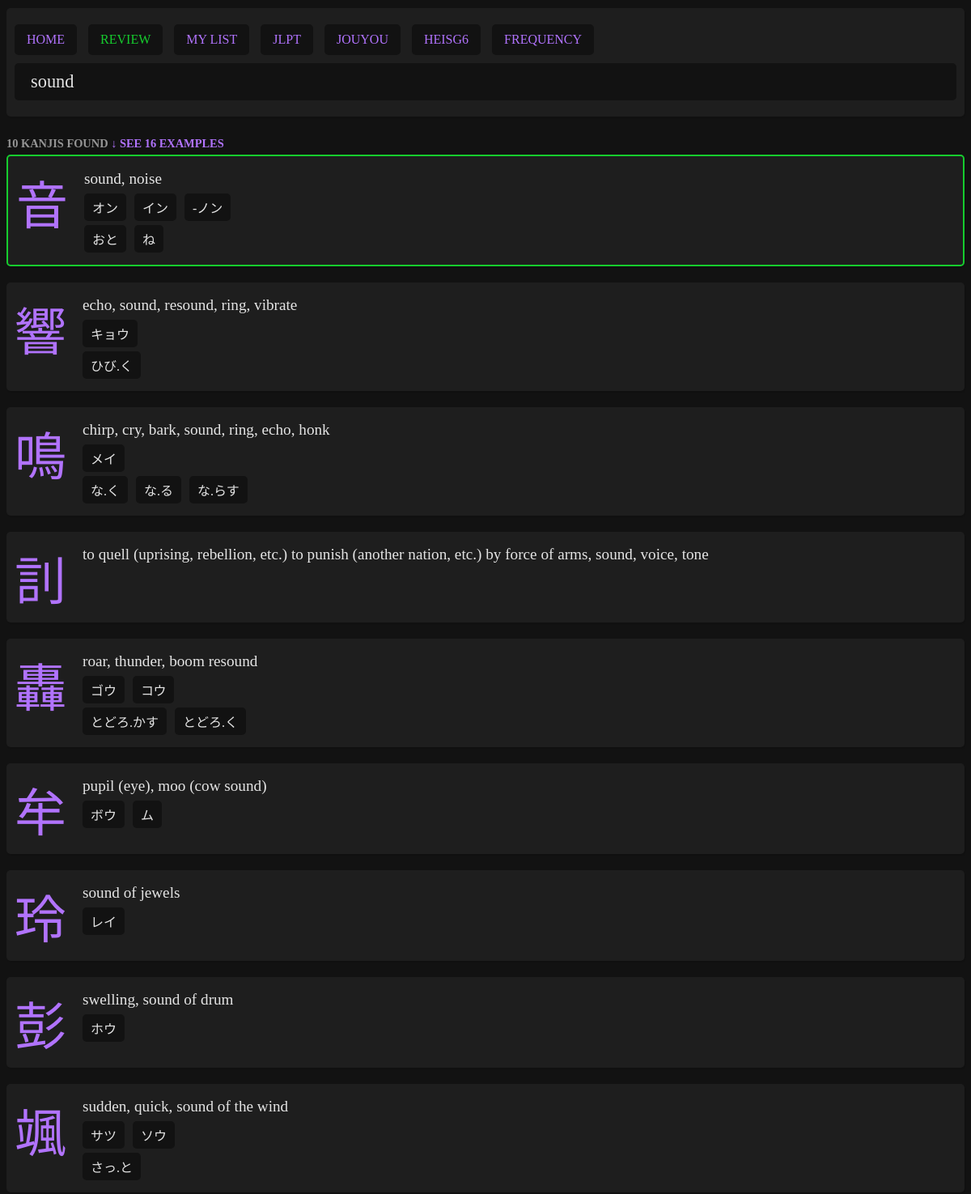
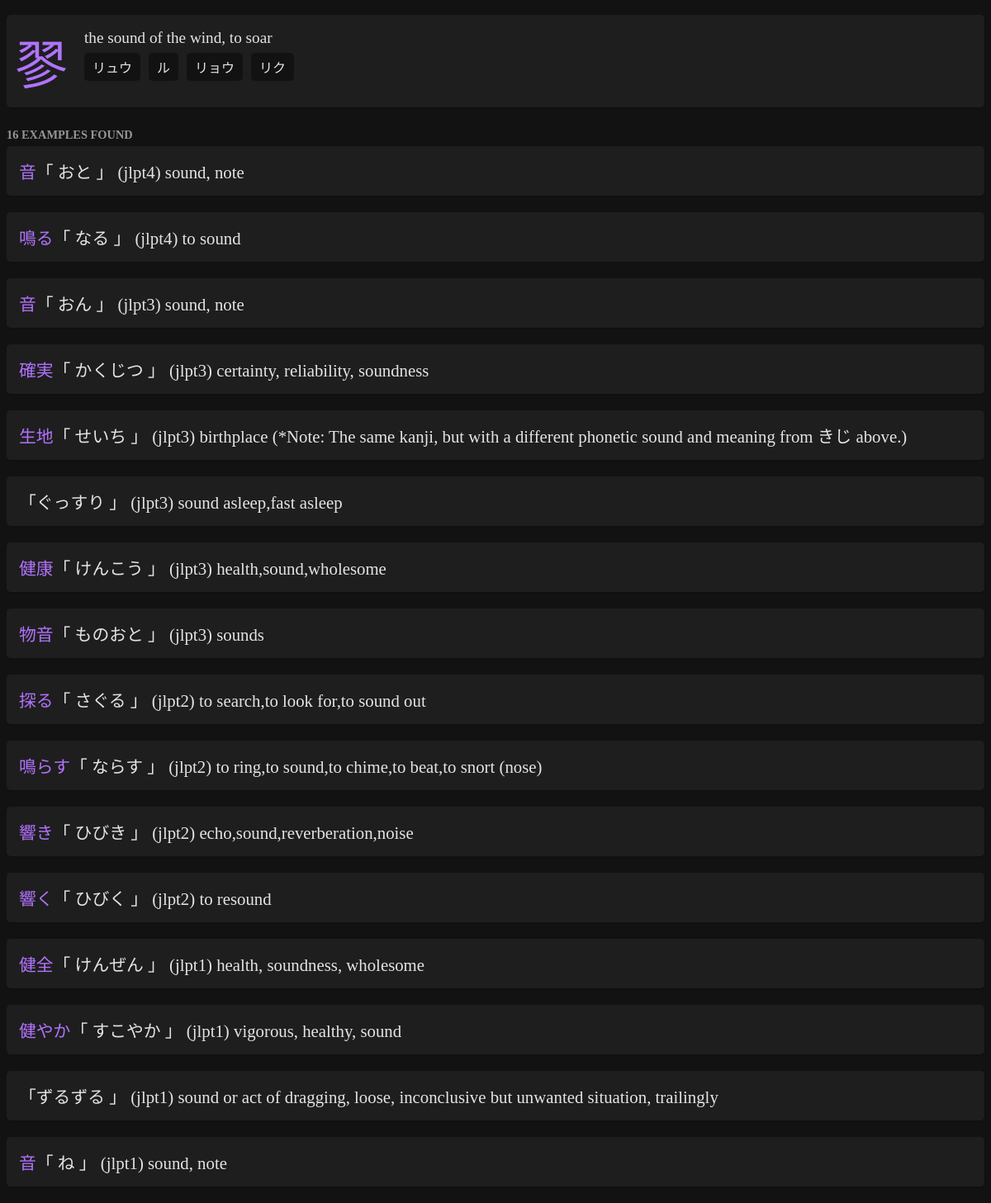
Page /pages/search.php?query=sound on the committed database (2 pictures, top to bottom).
### tables this page shows
CREATE TABLE "kanjis" (
	"literal"	TEXT NOT NULL UNIQUE,
	"meanings"	TEXT NOT NULL,
	"onReadings"	TEXT,
	"kunReadings"	TEXT,
	"strokes"	INTEGER,
	"jlpt"	INTEGER,
	"frequency"	INTEGER,
	"grade"	INTEGER,
	"heisg6"	INTEGER,
	"components"	TEXT,
	"other_forms"	TEXT,
	PRIMARY KEY("literal")
);

### pages/search.php (the view, shortened to what this page needs)
<?php
$myPDO = new PDO('sqlite:../data/kanjis.db');
$kanjis = [];
$examples = [];
if(isset($_GET['query'])) {
    if(empty($_GET['query'])) {
        $error = "Don't leave the search empty.";
    } else {
        if(itHasJapanese($_GET['query'])) {
            if(itHasKanji($_GET['query'])) {
                $kanjis = obtainKanjis($_GET['query'])[0];
                $qty = count($kanjis);
                $i = 0;
                $str = '';
                foreach($kanjis as $kanji) {
                    $i++;
                    $str .= " kanjis.literal = ?";
                    if($i != $qty) $str .= " OR";
                }
                $sql = "SELECT kanjis.*, kanjis_study.story, kanjis_study.score, kanjis_study.added FROM kanjis LEFT JOIN kanjis_study ON kanjis.literal = kanjis_study.literal WHERE " . $str;
                $stmt = $myPDO->prepare($sql);
                $results = $stmt->execute($kanjis);
                $kanjis = $stmt->fetchAll();
                $sql = "SELECT examples.*, examples_study.added FROM examples LEFT JOIN examples_study ON examples.id = examples_study.examples_id WHERE kanji LIKE ?";
                $stmt = $myPDO->prepare($sql);
                $results = $stmt->execute(['%'.$_GET['query'].'%']);
                $examples = $stmt->fetchAll();
            } else {
                if(isOnlyHiragana($_GET['query']) ) {
                    $hiragana = $_GET['query'];
                    $katakana = toKatakana($_GET['query']);
                    $sql = "SELECT kanjis.*, kanjis_study.story, kanjis_study.score, kanjis_study.added FROM kanjis LEFT JOIN kanjis_study ON kanjis.literal = kanjis_study.literal WHERE kanjis.onReadings LIKE ? OR kanjis.kunReadings LIKE ?";
                    $stmt = $myPDO->prepare($sql);
                    $results = $stmt->execute(['%'.$katakana.'%','%'.$hiragana.'%']);
                    $kanjis = $stmt->fetchAll();
                    $sql = "SELECT examples.*, examples_study.added FROM examples LEFT JOIN examples_study ON examples.id = examples_study.examples_id WHERE kana LIKE ?";
                    $stmt = $myPDO->prepare($sql);
                    $results = $stmt->execute(['%'.$_GET['query'].'%']);
                    $examples = $stmt->fetchAll();
                } elseif(isOnlyKatakana($_GET['query'])) {
                    $hiragana = toHiragana($_GET['query']);
                    $katakana = $_GET['query'];
                    $sql = "SELECT kanjis.*, kanjis_study.story, kanjis_study.score, kanjis_study.added FROM kanjis LEFT JOIN kanjis_study ON kanjis.literal = kanjis_study.literal WHERE kanjis.onReadings LIKE ? OR kanjis.kunReadings LIKE ?";
                    $stmt = $myPDO->prepare($sql);
                    $results = $stmt->execute(['%'.$katakana.'%','%'.$hiragana.'%']);
                    $kanjis = $stmt->fetchAll();
                    $sql = "SELECT examples.*, examples_study.added FROM examples LEFT JOIN examples_study ON examples.id = examples_study.examples_id WHERE kana LIKE ?";
                    $stmt = $myPDO->prepare($sql);
                    $results = $stmt->execute(['%'.$_GET['query'].'%']);
                    $examples = $stmt->fetchAll();
                } else {
                    $error = "When using kana only, use either hiragana or katakana but not both.";
                }
            }
        } else {
            if(strlen($_GET['query']) <= 2) {
                $error = "The query must be 3 characters minimum for English.";
            } else {
                $sql = <<<SQL
                SELECT
                    kanjis.*,
                    kanjis_study.story,
                    kanjis_study.score,
                    kanjis_study.added
                FROM kanjis
                LEFT JOIN kanjis_study
                ON kanjis.literal = kanjis_study.literal
                WHERE
                    meanings = ? OR
                    meanings LIKE ? OR
                    meanings LIKE ? OR
                    meanings LIKE ? OR
                    meanings LIKE ?
                ORDER BY CASE
                    WHEN meanings = ? THEN 1
                    WHEN meanings LIKE ? THEN 2
                    WHEN meanings LIKE ? THEN 3
                    WHEN meanings LIKE ? THEN 4
                    WHEN meanings LIKE ? THEN 5
                END
                SQL;
                $stmt = $myPDO->prepare($sql);
                $results = $stmt->execute([
                    $_GET['query'],
                    $_GET['query'].';%',
                    '%;'.$_GET['query'],
                    '%;'.$_GET['query'].';%',
                    '%'.$_GET['query'].'%',
                    $_GET['query'],
                    $_GET['query'].';%',
                    '%;'.$_GET['query'],
                    '%;'.$_GET['query'].';%',
                    '%'.$_GET['query'].'%'
                ]);
                $kanjis = $stmt->fetchAll();
                $sql = "SELECT examples.*, examples_study.added FROM examples LEFT JOIN examples_study ON examples.id = examples_study.examples_id WHERE meanings LIKE ?";
                $stmt = $myPDO->prepare($sql);
                $results = $stmt->execute(['%'.$_GET['query'].'%']);
                $examples = $stmt->fetchAll();
            }
        }
    }
}
?>
<?php require '../parts/header.php'; ?>
<?php if(!empty($error)): ?>
     <div class="error">
        <?php echo $error;?>
    </div>
<?php elseif(isset($_GET['query'])) :?>
    <?php if(!$kanjis): ?>
        <div class="card empty">
            No kanjis found.
        </div>
    <?php else: ?>
        <div class="title"><?php echo count($kanjis);?> kanjis found<?php if(!empty($examples)) echo ' <a href="#examples">↓ see '.count($examples).' examples</a>'; ?></div>
        <?php foreach($kanjis as $entry): ?>
        <div class="card search<?php if($entry['added'] == 1) echo ' added'; ?>">
            <div class="left">
                <div class="kanji"><a href="kanji.php?literal=<?php echo $entry['literal']; ?>"><?php echo $entry['literal']; ?></a></div>
            </div>
            <div class="right">
                <div class="meanings">
                    <?php echo str_replace(";", ", ", $entry['meanings']); ?>
                </div>
                <?php
                    if(!empty($entry['onReadings'])) {
                        echo '<div class="readings">';
                        $onReadingsArray = explode(";", $entry['onReadings']);
                        foreach($onReadingsArray as $onReading) {
                            echo '<div class="reading">'.$onReading.'</div>';
                        }
                        echo '</div>';
                    }
                ?>
                <?php
                    if(!empty($entry['kunReadings'])) {
                        echo '<div class="readings">';
                        $kunReadingsArray = explode(";", $entry['kunReadings']);
                        foreach($kunReadingsArray as $kunReading) {
                            echo '<div class="reading">'.$kunReading.'</div>';
                        }
                        echo '</div>';
                    }
                ?>
            </div>
        </div>
        <?php endforeach; ?>
    <?php endif;?>
    <?php if(!empty($examples)): ?>
        <div class="title" id="examples"><?php echo count($examples);?> examples found</div>
        <?php foreach($examples as $example): ?>
            <div class="card search search-word<?php if($example['added'] == 1) echo ' added'; ?>">
                <?php echo '<a href="search.php?query='.$example['kanji'].'">'.$example['kanji'].'</a>「'. $example['kana'].'」'; ?> (jlpt<?php echo $example['jlpt']; ?>)
                <?php echo $example['meanings']; ?>
            </div>
        <?php endforeach; ?>
    <?php endif; ?>
<?php endif;?>
<?php require '../parts/footer.php'; ?>

### parts/header.php (shortened to what this page needs)
<!DOCTYPE html>
<html lang="en">
<head>
    <link rel="stylesheet" href="../data/style.css">
</head>
<body>
<div class="content">
    <div class="header">
        <div class="header-actions">
            <a href="index.php">HOME</a>
            <form action="../actions/review.php" method="POST">
                <button type="submit" class="review">REVIEW</button>
            </form>
            <a href="list.php?list=my_list"<?php if(isset($_GET['list']) && $_GET['list'] == 'my_list') echo ' class="selected"';?>>MY LIST</a>
            <a href="list.php?list=jlpt"<?php if(isset($_GET['list']) && $_GET['list'] == 'jlpt') echo ' class="selected"';?>>JLPT</a>
            <a href="list.php?list=jouyou"<?php if(isset($_GET['list']) && $_GET['list'] == 'jouyou') echo ' class="selected"';?>>JOUYOU</a>
            <a href="list.php?list=heisg6"<?php if(isset($_GET['list']) && $_GET['list'] == 'heisg6') echo ' class="selected"';?>>HEISG6</a>
            <a href="list.php?list=frequency"<?php if(isset($_GET['list']) && $_GET['list'] == 'frequency') echo ' class="selected"';?>>FREQUENCY</a>
        </div>
        <div class="header-form">
            <form action="search.php" method="GET">
                <input type="search" placeholder="Search by literal, readings or meanings" name="query" value="<?php if(isset($_GET['query'])) echo $_GET['query'];?>">
            </form>
        </div>
    </div>

### parts/footer.php (shortened to what this page needs)
</div>
</body>
</html>

### data/style.css (style rules this page uses)
body { background:#121212; color:#e4e4e4; font-family: "NotoSansJP"; }
* { box-sizing: border-box; }
.content { max-width: 1200px; margin: 10px auto; }
.card, .header, .list { position:relative; background:#1e1e1e; display:flex; border-radius: 5px; box-shadow: 1px 2px 1px rgba(0, 0, 0, 0.1); margin-bottom:20px; }
.card.added { border:2px solid #16cc2e; }
.header { padding:10px; }
.card .right { display: flex; flex-direction: column; flex-grow: 2; align-items: flex-start; padding:10px; }
.card .left .kanji { font-family:"NotoSansJP", "BabelStoneHan"; font-size:120pt; padding:10px; }
.card .right .readings { display:flex; flex-wrap: wrap; flex-direction: row; justify-items: center; }
.card .right .meanings { font-size: 1.4em; margin:10px 0 ; }
.card .right .readings .reading, .card .right .component a { background-color:#121212; margin:0 10px 5px 0; padding:5px 10px; border-radius: 5px; font-family: "NotoSansJP"; }
.card.search .kanji { font-size:4em; }
.card.search .meanings { font-size: 1.2em; margin:7px 0; }
.search-word { padding:15px; vertical-align: middle; font-size:1.3em; }
button { cursor:pointer; background-color:#121212; padding:5px 10px; border-radius: 5px; font-family: "NotoSansJP"; text-transform: uppercase; font-size: 0.8em; border:none; }
.header input { background-color:#121212; padding:10px 20px; border-radius: 5px; font-family: "NotoSansJP","BabelStoneHan"; color:#e4e4e4; border:none; width:100%; font-size: 1.4em; margin-bottom:10px; }
.header form { width:100%; }
a, button { text-decoration: none; color:#b173fd; }
.header { display: flex; flex-direction: column; }
.header .header-actions a, .header button { background:#121212; padding:10px 15px; margin:10px 10px 10px 0; display:inline-block; border-radius: 5px; font-size:1em; }
.header form { display:inline; }
.review { color:#16cc2e; }
.title { text-transform: uppercase; color:#959595; font-weight: bold; font-size:0.9em; padding:5px 0; margin-top:5px; }

### rows in the picture
kanjis: literal "音", meanings "sound, noise", onReadings "オン", onReadings "イン", onReadings "-ノン", kunReadings "おと", kunReadings "ね"
kanjis: literal "響", meanings "echo, sound, resound, ring, vibrate", onReadings "キョウ", kunReadings "ひび.く"
kanjis: literal "鳴", meanings "chirp, cry, bark, sound, ring, echo, honk", onReadings "メイ", kunReadings "な.く", kunReadings "な.る", kunReadings "な.らす"
kanjis: literal "䚯", meanings "to quell (uprising, rebellion, etc.) to punish (another nation, etc.) by force of arms, sound, voice, tone"
kanjis: literal "轟", meanings "roar, thunder, boom resound", onReadings "ゴウ", onReadings "コウ", kunReadings "とどろ.かす", kunReadings "とどろ.く"
kanjis: literal "牟", meanings "pupil (eye), moo (cow sound)", onReadings "ボウ", onReadings "ム"
kanjis: literal "玲", meanings "sound of jewels", onReadings "レイ"
kanjis: literal "彭", meanings "swelling, sound of drum", onReadings "ホウ"
kanjis: literal "颯", meanings "sudden, quick, sound of the wind", onReadings "サツ", onReadings "ソウ", kunReadings "さっ.と"
kanjis: literal "翏", meanings "the sound of the wind, to soar", onReadings "リュウ", onReadings "ル", onReadings "リョウ", onReadings "リク"

### other values in the picture
count($kanjis) "10"
count($examples) "16"
$example['kanji'] "音"
$example['kana'] "おと"
$example['jlpt'] "4"
$example['meanings'] "sound, note"
$example['kanji'] "鳴る"
$example['kana'] "なる"
$example['meanings'] "to sound"
$example['kana'] "おん"
$example['jlpt'] "3"
$example['kanji'] "確実"
$example['kana'] "かくじつ"
$example['meanings'] "certainty, reliability, soundness"
$example['kanji'] "生地"
